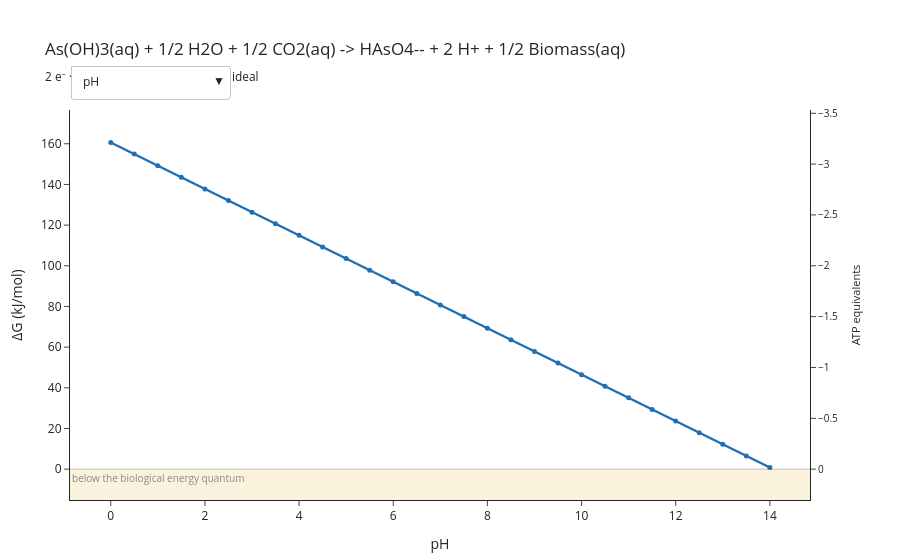

Notebook code for this chart:
### Code cell
figure = plot_energy_explorer(reaction, axes=axes)
figure.show()

### Figure 1 — Plotly figure (JSON) as saved in the notebook; plotly's stock layout.template omitted (floating-point values rounded to 4 significant figures)
{"data": [{"hovertemplate": "pH: %{x}<br>ΔG: %{y:.1f} kJ/mol<extra></extra>", "line": {"color": "#1F6FB4", "width": 2.5}, "marker": {"size": 5}, "mode": "lines+markers", "name": "pH", "type": "scatter", "visible": true, "x": [0.0, 0.5, 1.0, 1.5, 2.0, 2.5, 3.0, 3.5, 4.0, 4.5, 5.0, 5.5, 6.0, 6.5, 7.0, 7.5, 8.0, 8.5, 9.0, 9.5, 10.0, 10.5, 11.0, 11.5, 12.0, 12.5, 13.0, 13.5, 14.0], "y": [160.6, 154.9, 149.2, 143.5, 137.8, 132.1, 126.4, 120.7, 115.0, 109.3, 103.5, 97.84, 92.13, 86.42, 80.72, 75.01, 69.3, 63.59, 57.88, 52.18, 46.47, 40.76, 35.05, 29.34, 23.64, 17.93, 12.22, 6.512, 0.8044]}, {"hovertemplate": "[HAsO4--] (molal): %{x}<br>ΔG: %{y:.1f} kJ/mol<extra></extra>", "line": {"color": "#1F6FB4", "width": 2.5}, "marker": {"size": 5}, "mode": "lines+markers", "name": "[HAsO4--] (molal)", "type": "scatter", "visible": false, "x": [1e-09, 4.642e-09, 2.154e-08, 1e-07, 4.642e-07, 2.154e-06, 1e-05, 4.642e-05, 0.0002154, 0.001, 0.004642, 0.02154, 0.1], "y": [29.34, 33.15, 36.96, 40.76, 44.57, 48.37, 52.18, 55.98, 59.79, 63.59, 67.4, 71.2, 75.01]}, {"hovertemplate": "[As(OH)3(aq)] (molal): %{x}<br>ΔG: %{y:.1f} kJ/mol<extra></extra>", "line": {"color": "#1F6FB4", "width": 2.5}, "marker": {"size": 5}, "mode": "lines+markers", "name": "[As(OH)3(aq)] (molal)", "type": "scatter", "visible": false, "x": [1e-09, 4.642e-09, 2.154e-08, 1e-07, 4.642e-07, 2.154e-06, 1e-05, 4.642e-05, 0.0002154, 0.001, 0.004642, 0.02154, 0.1], "y": [132.1, 128.3, 124.5, 120.7, 116.9, 113.1, 109.3, 105.5, 101.6, 97.84, 94.04, 90.23, 86.42]}, {"hovertemplate": "[CO2(aq)] (molal): %{x}<br>ΔG: %{y:.1f} kJ/mol<extra></extra>", "line": {"color": "#1F6FB4", "width": 2.5}, "marker": {"size": 5}, "mode": "lines+markers", "name": "[CO2(aq)] (molal)", "type": "scatter", "visible": false, "x": [1e-09, 4.642e-09, 2.154e-08, 1e-07, 4.642e-07, 2.154e-06, 1e-05, 4.642e-05, 0.0002154, 0.001, 0.004642, 0.02154, 0.1], "y": [106.4, 104.5, 102.6, 100.7, 98.79, 96.89, 94.99, 93.08, 91.18, 89.28, 87.38, 85.47, 83.57]}, {"hovertemplate": "[Biomass(aq)] (molal): %{x}<br>ΔG: %{y:.1f} kJ/mol<extra></extra>", "line": {"color": "#1F6FB4", "width": 2.5}, "marker": {"size": 5}, "mode": "lines+markers", "name": "[Biomass(aq)] (molal)", "type": "scatter", "visible": false, "x": [1e-09, 4.642e-09, 2.154e-08, 1e-07, 4.642e-07, 2.154e-06, 1e-05, 4.642e-05, 0.0002154, 0.001, 0.004642, 0.02154, 0.1], "y": [55.03, 56.93, 58.84, 60.74, 62.64, 64.54, 66.45, 68.35, 70.25, 72.15, 74.06, 75.96, 77.86]}, {"hoverinfo": "skip", "marker": {"opacity": 0}, "mode": "markers", "showlegend": false, "type": "scatter", "x": [0.0], "y": [0.3036], "yaxis": "y2"}], "layout": {"annotations": [{"font": {"color": "#8A8A8A", "size": 10}, "showarrow": false, "text": "below the biological energy quantum", "x": 0, "xanchor": "left", "xref": "x domain", "y": 0.0, "yanchor": "top", "yref": "y"}], "hovermode": "x unified", "margin": {"b": 60, "l": 70, "r": 90, "t": 110}, "shapes": [{"line": {"color": "#333333", "width": 1}, "type": "line", "x0": 0, "x1": 1, "xref": "x domain", "y0": 0.0, "y1": 0.0, "yref": "y"}, {"fillcolor": "#E8B84B", "line": {"width": 0}, "opacity": 0.18, "type": "rect", "x0": 0, "x1": 1, "xref": "x domain", "y0": -20.0, "y1": 0.0, "yref": "y"}], "showlegend": false, "title": {"text": "As(OH)3(aq) + 1/2 H2O + 1/2 CO2(aq) -> HAsO4-- + 2 H+ + 1/2 Biomass(aq)<br><sub>2 e⁻ · pH 7 · 25 °C · activity model: ideal</sub>"}, "updatemenus": [{"buttons": [{"args": [{"visible": [true, false, false, false, false]}, {"xaxis.title.text": "pH", "xaxis.type": "linear"}], "label": "pH", "method": "update"}, {"args": [{"visible": [false, true, false, false, false]}, {"xaxis.title.text": "[HAsO4--] (molal)", "xaxis.type": "log"}], "label": "[HAsO4--] (molal)", "method": "update"}, {"args": [{"visible": [false, false, true, false, false]}, {"xaxis.title.text": "[As(OH)3(aq)] (molal)", "xaxis.type": "log"}], "label": "[As(OH)3(aq)] (molal)", "method": "update"}, {"args": [{"visible": [false, false, false, true, false]}, {"xaxis.title.text": "[CO2(aq)] (molal)", "xaxis.type": "log"}], "label": "[CO2(aq)] (molal)", "method": "update"}, {"args": [{"visible": [false, false, false, false, true]}, {"xaxis.title.text": "[Biomass(aq)] (molal)", "xaxis.type": "log"}], "label": "[Biomass(aq)] (molal)", "method": "update"}], "direction": "down", "pad": {"r": 10, "t": 10}, "showactive": true, "x": 0.0, "xanchor": "left", "y": 1.14, "yanchor": "top"}], "xaxis": {"title": {"text": "pH"}, "type": "linear"}, "yaxis": {"range": [-15.18, 176.6], "title": {"text": "ΔG (kJ/mol)"}}, "yaxis2": {"overlaying": "y", "range": [0.3036, -3.532], "showgrid": false, "side": "right", "tickfont": {"size": 10}, "title": {"font": {"size": 11}, "text": "ATP equivalents"}}}}
